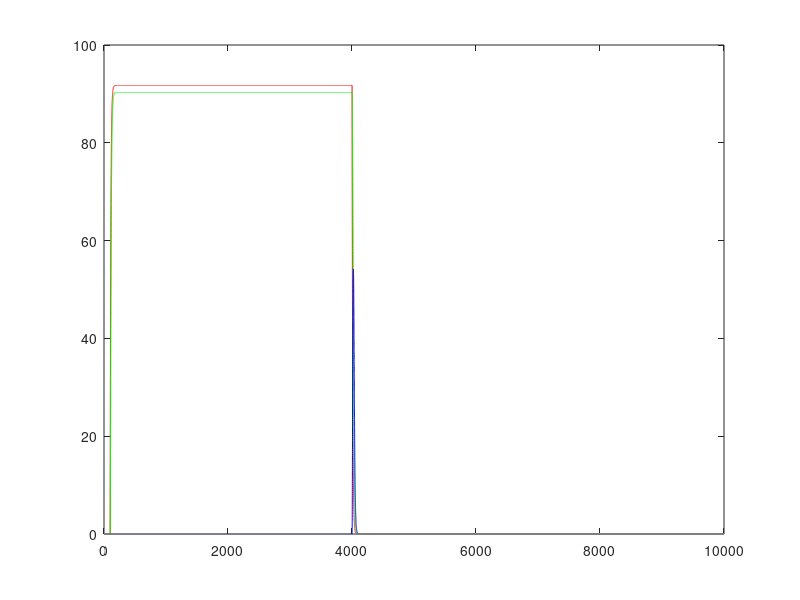

The MATLAB script that drew this image:
function [time x]=impulso2
clear all; clc

S=30 ;
Nr=3;
A=100;
Tao1=10;
Tao2=10;%50;
Tao3=10;%50;
dt=0.1;
inh=-1;
e=1;
tf=10000;
time=0:dt:tf;

c=round((tf/dt)+1);
u=zeros(1,c);
x=zeros(Nr,c);

for j=1:c

u(j)=100*(time(j)>99)*(time(j)<4001);
 
end


for i=1:c-1
       
     funcion1=(u(i));   
    x(1,i+1)=(1-(dt/Tao1))*x(1,i)+(dt/Tao1)*(A*(funcion1.^2)./(S^2+funcion1.^2)).*(funcion1>=0);
    
     
    funcion2=(e*x(1,i));
     x(2,i+1)=(1-(dt/Tao2))*x(2,i)+(dt/Tao2)*(A*(funcion2.^2)./(S^2+funcion2.^2)).*(funcion2>=0);   
    

    funcion3=(e*x(2,i)+inh*x(1,i));
    
    x(3,i+1)=(1-(dt/Tao3))*x(3,i)+(dt/Tao3)*(A*(funcion3.^2)./(S^2+funcion3.^2)).*(funcion3>=0);
    
end

plot(time,x(1,:),'r-',time,x(2,:),'g-',time,x(3,:),'b-');
end

